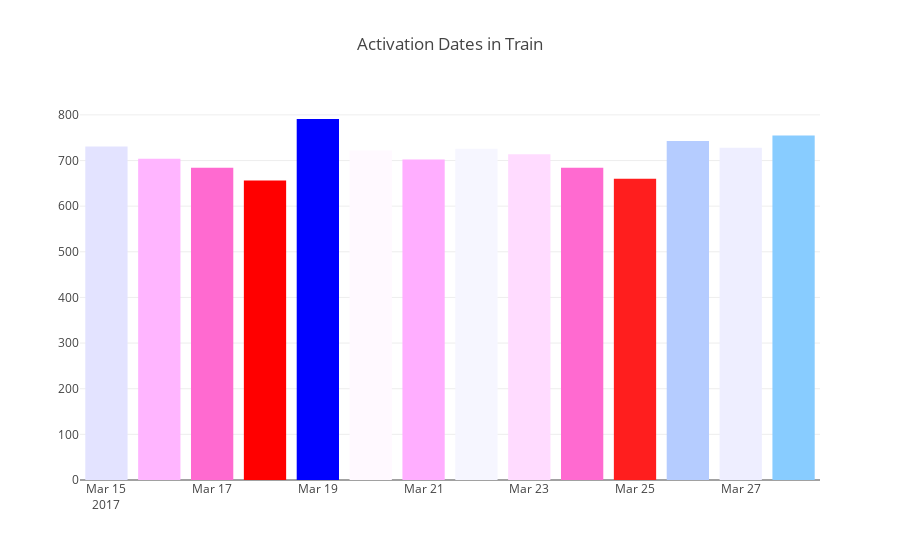
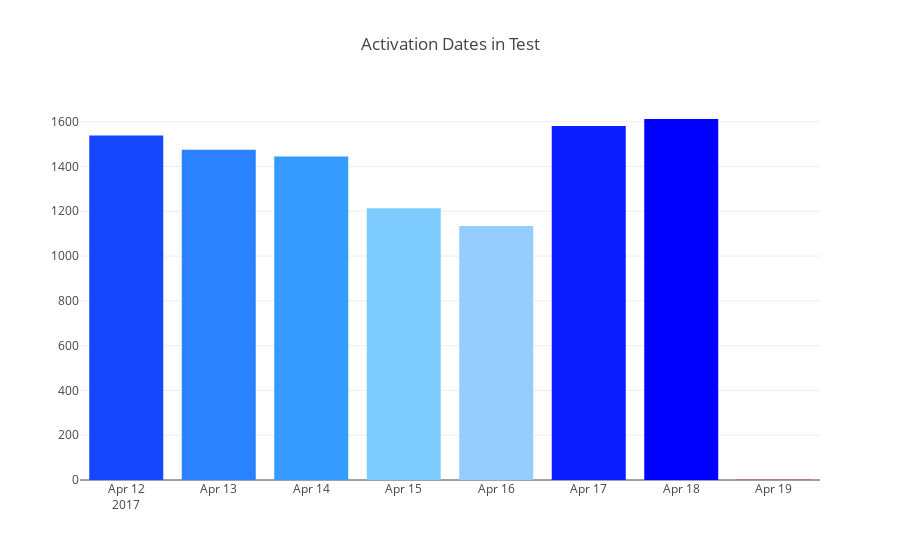

Notebook cell for these charts, in order:
### Markdown cell above
Activation Date - 放置广告的日期

### Code cell
cnt_srs = train_df['activation_date'].value_counts()

trace = go.Bar(
    x=cnt_srs.index,
    y=cnt_srs.values,
    marker=dict(
        color=cnt_srs.values,
        colorscale = 'Picnic',
        reversescale = True
    ),
)

layout = go.Layout(
    title='Activation Dates in Train'
)

data = [trace]
fig = go.Figure(data=data, layout=layout)
py.iplot(fig, filename="ActivationDate")

# Activation dates in test
cnt_srs = test_df['activation_date'].value_counts()

trace = go.Bar(
    x=cnt_srs.index,
    y=cnt_srs.values,
    marker=dict(
        color=cnt_srs.values,
        colorscale = 'Picnic',
        reversescale = True
    ),
)

layout = go.Layout(
    title='Activation Dates in Test'
)

data = [trace]
fig = go.Figure(data=data, layout=layout)
py.iplot(fig, filename="ActivationDate")

### Figure 1 — Plotly figure (JSON) as saved in the notebook; plotly's stock layout.template omitted (floating-point values rounded to 4 significant figures)
{"data": [{"marker": {"color": [791, 755, 743, 731, 728, 726, 722, 714, 704, 702, 684, 684, 660, 656], "colorscale": "Picnic", "reversescale": true}, "type": "bar", "uid": "34c840b5-d8fc-44fe-bd8c-2acd3b2a6d8e", "x": ["2017-03-19", "2017-03-28", "2017-03-26", "2017-03-15", "2017-03-27", "2017-03-22", "2017-03-20", "2017-03-23", "2017-03-16", "2017-03-21", "2017-03-24", "2017-03-17", "2017-03-25", "2017-03-18"], "y": [791, 755, 743, 731, 728, 726, 722, 714, 704, 702, 684, 684, 660, 656]}], "layout": {"title": {"text": "Activation Dates in Train"}}}

### Figure 2 — Plotly figure (JSON) as saved in the notebook; plotly's stock layout.template omitted (floating-point values rounded to 4 significant figures)
{"data": [{"marker": {"color": [1612, 1581, 1538, 1475, 1445, 1214, 1134, 1], "colorscale": "Picnic", "reversescale": true}, "type": "bar", "uid": "07773b30-5c78-41de-add4-398e8f67ee50", "x": ["2017-04-18", "2017-04-17", "2017-04-12", "2017-04-13", "2017-04-14", "2017-04-15", "2017-04-16", "2017-04-19"], "y": [1612, 1581, 1538, 1475, 1445, 1214, 1134, 1]}], "layout": {"title": {"text": "Activation Dates in Test"}}}
